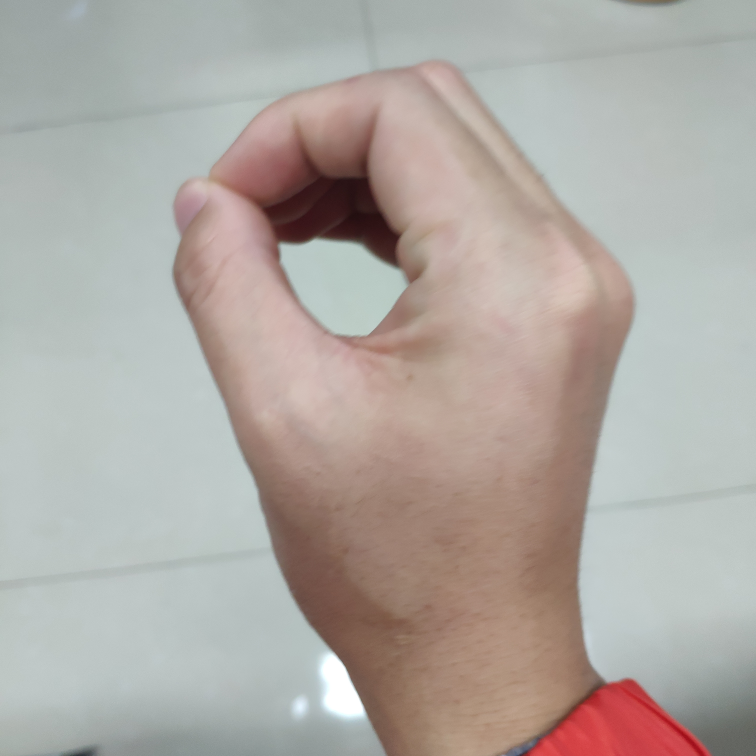
#> input picture Gesture Recognition/project_code/test_image/0.jpg, 3024 x 3024 px, given in place of the camera (shown at 1/4 size)
$ python gesture_app.py
#> lines starting #> are read from the running program, lines starting #| are printed output that depends on the picture; after the words box and inside, x2 and y2 are one past the last pixel; in counts of white or black regions, pixels touching at a corner belong together
#> in application02, frame is the input picture: shape (3024, 3024, 3); mean B, G, R 163.5, 169, 175.4
### Gesture Recognition/project_code/image_processing.py
# -*- coding: utf-8 -*-
"""
Created on Mon Dec 17 23:01:57 2018

@author: 93568
"""
import numpy as np
import cv2

# [93 lines left out: functions func, func3, func5, not called in this run]

def func6(img):

    #img = cv2.GaussianBlur(img,(5,5),0)
    frame = cv2.resize(img,(100,100))
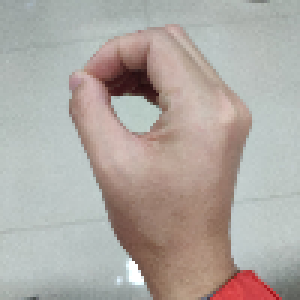
#> frame: shape (100, 100, 3) (shown 3 times larger); mean B, G, R 163.3, 168.9, 175.3
    frame = cv2.GaussianBlur(frame,(5,5),0)
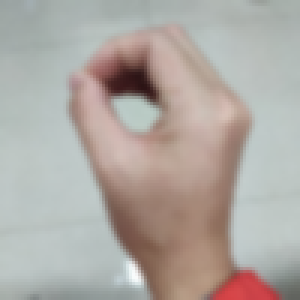
#> frame: shape (100, 100, 3) (shown 3 times larger); mean B, G, R 163.4, 168.9, 175.3
    # downsize it to reduce processing time
    #cv2.imshow("original",frame)
    converted = cv2.cvtColor(frame, cv2.COLOR_BGR2HSV) # Convert from RGB to HSV
#> converted: shape (100, 100, 3); mean H, S, V 54.9, 32, 180.5
    #print(frame.shape)
    #tuned settings
    lowerBoundary = np.array([0,40,30],dtype="uint8")
    upperBoundary = np.array([43,255,254],dtype="uint8")
    skinMask = cv2.inRange(converted, lowerBoundary, upperBoundary)
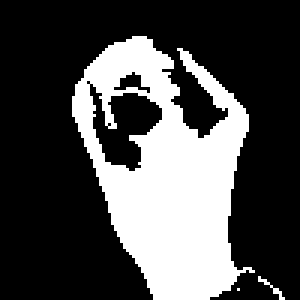
#> skinMask: shape (100, 100) (shown 3 times larger); 29.5% white; 3 white regions (2 under 20 px), largest, box (x1, y1, x2, y2) and area: (24, 12, 85, 100) 2937
# [4 lines of commented-out code are left out]
    kernel = cv2.getStructuringElement(cv2.MORPH_RECT,(3, 3))
    img = cv2.dilate(skinMask,kernel)
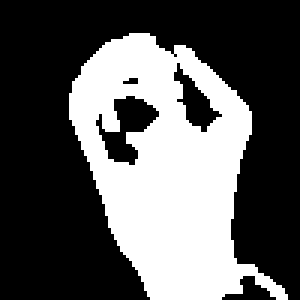
#> img: shape (100, 100) (shown 3 times larger); 35.7% white; 1 white region, box (x1, y1, x2, y2) and area: (23, 11, 96, 100) 3569
    img = cv2.erode(img,kernel)
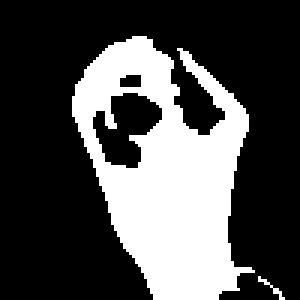
#> img: shape (100, 100) (shown 3 times larger); 30.1% white; 2 white regions (1 under 20 px), largest, box (x1, y1, x2, y2) and area: (24, 12, 85, 100) 2997
#    cv2.imshow('wedwe',img)
    edges = cv2.Canny(img, 30, 70)  # canny边缘检测
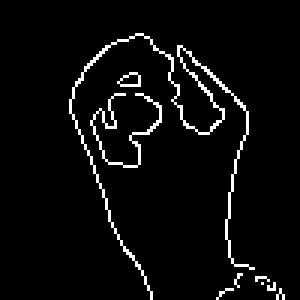
#> edges: shape (100, 100) (shown 3 times larger); 4.3% white in thin lines or dots, all inside (x1, y1, x2, y2) = (23, 11, 95, 100)
# [4 lines of commented-out code are left out]
    return edges

#img = func5('2.jpg')

### Gesture Recognition/project_code/gesture_app.py
#coding:utf-8

import tensorflow as tf
import numpy as np
import gesture_forward
import gesture_backward
from image_processing import func5,func6
import cv2

def restore_model(testPicArr):
    with tf.Graph().as_default() as tg:

        x = tf.placeholder(tf.float32,[
            1,
            gesture_forward.IMAGE_SIZE,
            gesture_forward.IMAGE_SIZE,
            gesture_forward.NUM_CHANNELS])
        #y_ = tf.placeholder(tf.float32, [None, mnist_lenet5_forward.OUTPUT_NODE])
        y = gesture_forward.forward(x,False,None)

        preValue = tf.argmax(y, 1)

        variable_averages = tf.train.ExponentialMovingAverage(gesture_backward.MOVING_AVERAGE_DECAY)
        variables_to_restore = variable_averages.variables_to_restore()
        saver = tf.train.Saver(variables_to_restore)

        with tf.Session() as sess:
            ckpt = tf.train.get_checkpoint_state(gesture_backward.MODEL_SAVE_PATH)
            if ckpt and ckpt.model_checkpoint_path:
                saver.restore(sess, ckpt.model_checkpoint_path)
                #global_step = ckpt.model_checkpoint_path.split('/')[-1].split('-')[-1]
                preValue = sess.run(preValue, feed_dict={x:testPicArr})
                return preValue
            else:
                print("No checkpoint file found")
                return -1


def application01():
    testNum = input("input the number of test pictures:")
    testNum = int(testNum)
    for i in range(testNum):
        testPic = input("the path of test picture:")
        img = func5(testPic)
        cv2.imwrite(str(i)+'ttt.jpg',img)
#        cv2.waitKey(0)
#        cv2.destroyAllWindows()
        img = img.reshape([1,100,100,1])
        img = img.astype(np.float32)
        img = np.multiply(img, 1.0/255.0)
#        print(img.shape)
#        print(type(img))
        preValue = restore_model(img)
        print ("The prediction number is:", preValue)

def application02():

    #vc = cv2.VideoCapture('testVideo.mp4')
    vc = cv2.VideoCapture(0)
    # 设置每秒传输帧数
    fps = vc.get(cv2.CAP_PROP_FPS)
    # 获取视频的大小
    size = (int(vc.get(cv2.CAP_PROP_FRAME_WIDTH)),int(vc.get(cv2.CAP_PROP_FRAME_HEIGHT)))
    # 生成一个空的视频文件
    # 视频编码类型
    # cv2.VideoWriter_fourcc('X','V','I','D') MPEG-4 编码类型
    # cv2.VideoWriter_fourcc('I','4','2','0') YUY编码类型
    # cv2.VideoWriter_fourcc('P','I','M','I') MPEG-1 编码类型
    # cv2.VideoWriter_fourcc('T','H','E','O') Ogg Vorbis类型，文件名为.ogv
    # cv2.VideoWriter_fourcc('F','L','V','1') Flask视频，文件名为.flv
    #vw = cv2.VideoWriter('ges_pro.avi',cv2.VideoWriter_fourcc('X','V','I','D'), fps, size)
    # 读取视频第一帧的内容
    success, frame = vc.read()
# [10 lines of commented-out code are left out]
    while success:

        #90度旋转
#        img = cv2.warpAffine(frame,M,(cols,rows))
#        img = img[0:rows, t1:t2]
        img = func6(frame)
        img = img.reshape([1,100,100,1])
        img = img.astype(np.float32)
        img = np.multiply(img, 1.0/255.0)
        preValue = restore_model(img)
        # 写入视频
        cv2.putText(frame,"Gesture:"+str(preValue),(50,50),cv2.FONT_HERSHEY_PLAIN,2.0,(0,0,255),1)
        #vw.write(frame)
        cv2.imshow('gesture',frame)
        if cv2.waitKey(1) & 0xFF == ord('q'):
            break
        # 读取视频下一帧的内容
        success, frame = vc.read()

    vc.release()
    cv2.destroyAllWindows()
    print('viedo app over!')


def main():
    #application01()
    application02()
#> (the call stopped at in restore_model, `with tf.Graph().as_default() as tg: `: tensorflow is not available in this run)

if __name__ == '__main__':
	main()

$ run again, on Gesture Recognition/project_code/test_image/00.jpg
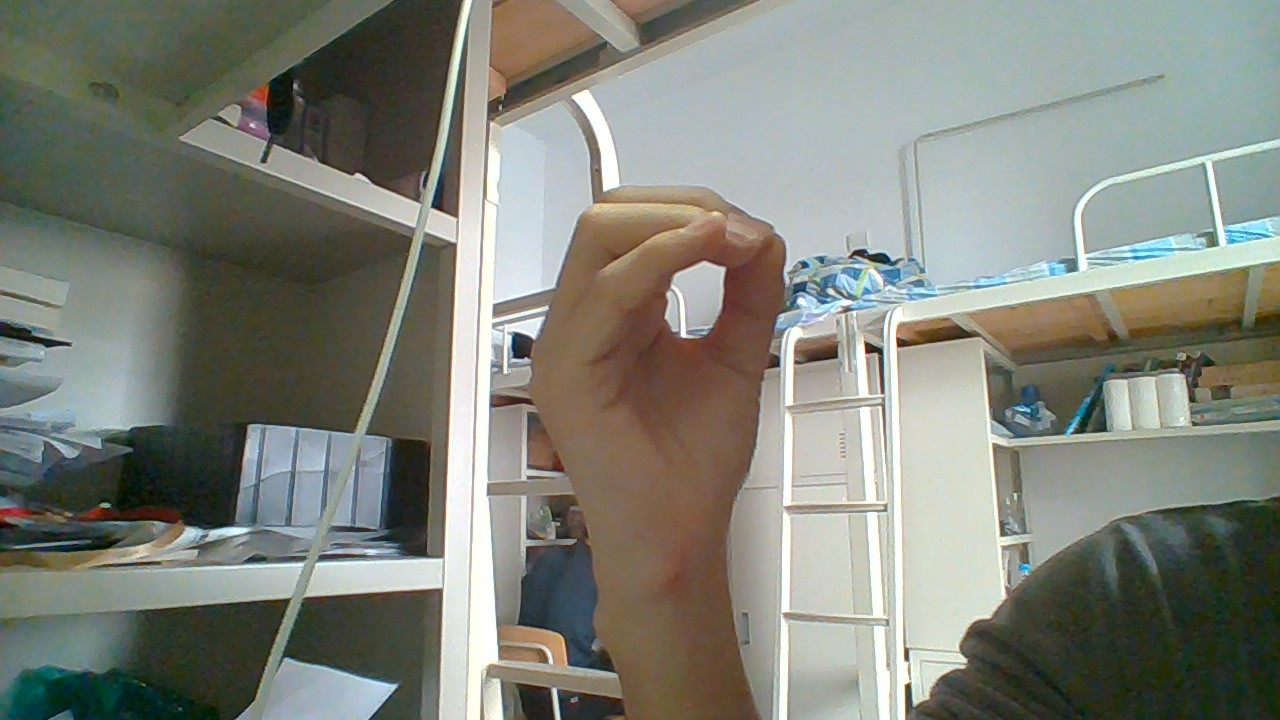
#> input picture Gesture Recognition/project_code/test_image/00.jpg, 1280 x 720 px, given in place of the camera
#> in application02, frame is the input picture: shape (720, 1280, 3); mean B, G, R 121.2, 130.6, 127.7
#> converted: shape (100, 100, 3); mean H, S, V 50.4, 44.2, 135.7
#> in func6, `skinMask = cv2.inRange(converted, lowerBoundary, upperBoundary)`:
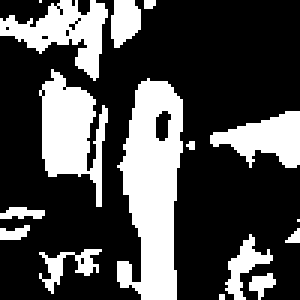
#> skinMask: shape (100, 100) (shown 3 times larger); 29.6% white; 16 white regions (6 under 20 px), largest, box (x1, y1, x2, y2) and area: (39, 26, 61, 100) 1104, (13, 23, 36, 69) 577, (0, 0, 36, 27) 427
#> in func6, `edges = cv2.Canny(img, 30, 70)`:
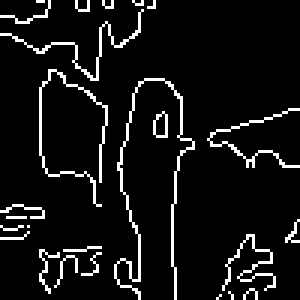
#> edges: shape (100, 100) (shown 3 times larger); 7.5% white in thin lines or dots

$ run again, on Gesture Recognition/project_code/test_image/1.jpg
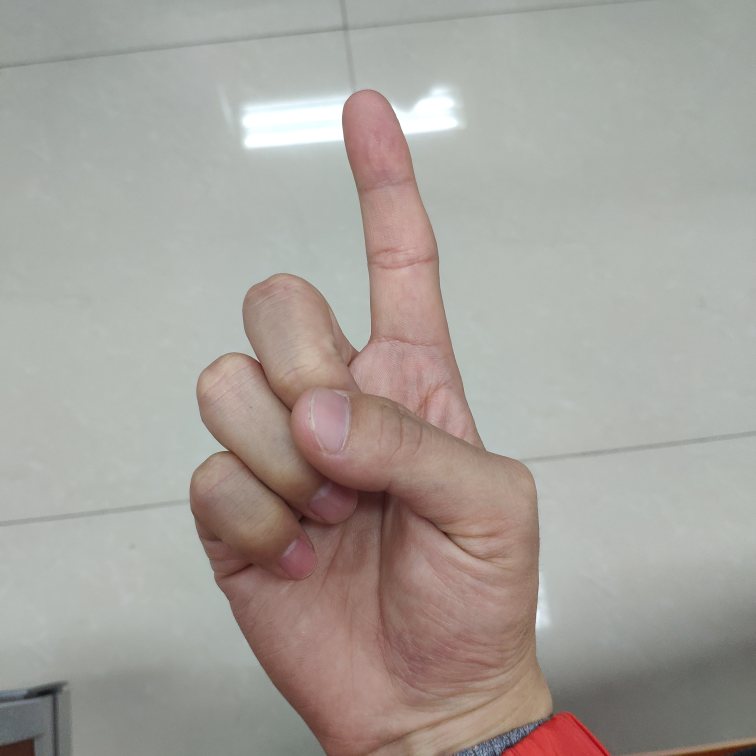
#> input picture Gesture Recognition/project_code/test_image/1.jpg, 3024 x 3024 px, given in place of the camera (shown at 1/4 size)
#> in application02, frame is the input picture: shape (3024, 3024, 3); mean B, G, R 155.3, 161.2, 166.1
#> converted: shape (100, 100, 3); mean H, S, V 45.8, 23.7, 169.3
#> in func6, `skinMask = cv2.inRange(converted, lowerBoundary, upperBoundary)`:
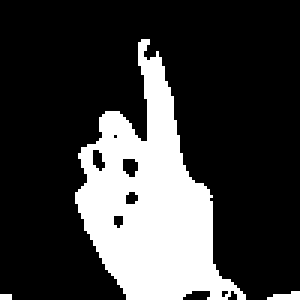
#> skinMask: shape (100, 100) (shown 3 times larger); 23.7% white; 3 white regions (1 under 20 px), largest, box (x1, y1, x2, y2) and area: (25, 13, 82, 100) 2337, (89, 97, 100, 100) 23
#> in func6, `edges = cv2.Canny(img, 30, 70)`:
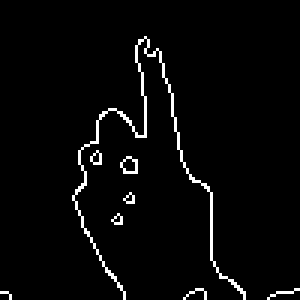
#> edges: shape (100, 100) (shown 3 times larger); 3% white in thin lines or dots, all inside (x1, y1, x2, y2) = (0, 12, 100, 100)
